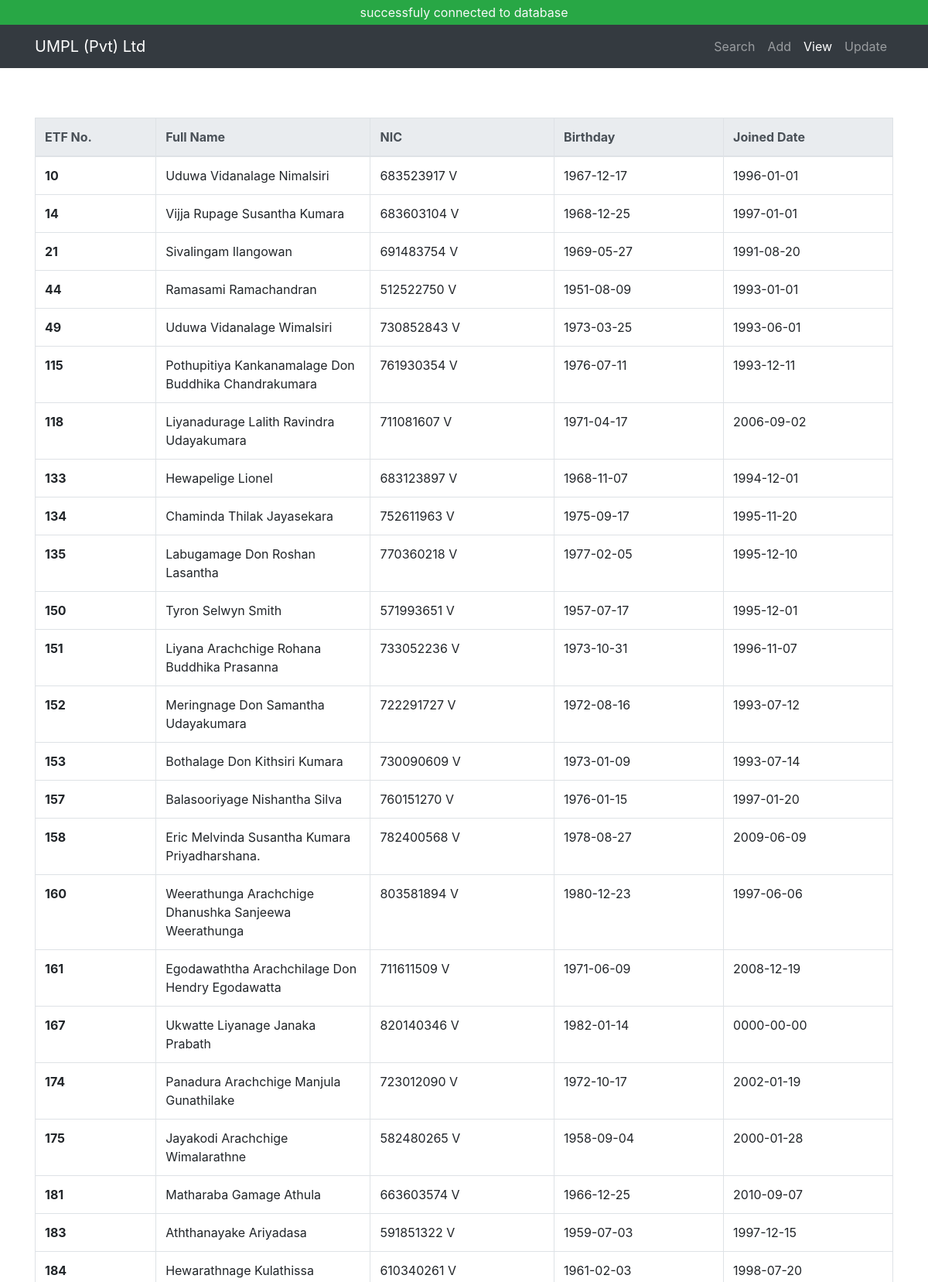
Screenshot of /Old/view.php (signed in, upper part) with the database file from the repository.
### tables this page shows
CREATE TABLE IF NOT EXISTS `employee` (
  `id` int(11) NOT NULL AUTO_INCREMENT,
  `etf_no` int(3) NOT NULL,
  `name` varchar(150) NOT NULL,
  `p_address` varchar(300) NOT NULL,
  `t_address` varchar(300) NOT NULL,
  `nic` varchar(15) NOT NULL,
  `birthday` date DEFAULT NULL,
  `join_date` date DEFAULT NULL,
  `left_date` date DEFAULT NULL,
  PRIMARY KEY (`id`)
);

### Old/view.php (the view, shortened to what this page needs)
<!DOCTYPE html>
<html>
<head>
<link href="css/bootstrap.min.css" rel="stylesheet">
<link href="css/typeaheadjs.css" rel="stylesheet">
</head>
<body>
<?php
	global $connection;
	if($connection) {
	echo '<div class="bg-success text-light pt-1 pb-1 text-center">successfuly connected to database</div>';
	} else {
	echo '<div class="bg-danger text-light pt-1 pb-1 text-center">failed to connect to database</div>';
	}
    ?>
<nav class="navbar navbar-expand-md navbar-dark bg-dark bg-faded">
	<div class="container">
		<a class="navbar-brand" href="#">UMPL (Pvt) Ltd</a>
		<div class="collapse navbar-collapse" id="navbar">
			<ul class="nav navbar-nav ml-auto">
				<li class="nav-item"><a class="nav-link" href="index.php">Search</a></li>
				<li class="nav-item"><a class="nav-link" href="add.php">Add</a></li>
				<li class="nav-item active"><a class="nav-link" href="view.php">View</a></li>
				<li class="nav-item"><a class="nav-link" href="edit.php">Update</a></li>
			</ul>
		</div>
	</div>
</nav>
<div class="container my-5 pt-3">
<?php
global $connection;
$result = mysqli_query($connection,"SELECT * FROM `employee` ORDER BY etf_no");
echo "
	<table class='table table-hover table-bordered'>
  	<thead class='thead-light'>
    <tr>
      <th scope='col'>ETF No.</th>
      <th scope='col'>Full Name</th>
      <th scope='col'>NIC</th>
      <th scope='col'>Birthday</th>
      <th scope='col'>Joined Date</th>
    </tr>
  	</thead>
  	<tbody>";
while($row = mysqli_fetch_array($result))
{
echo "<tr>";
echo "<th scope='row'>" . $row['etf_no'] . "</th>";
echo "<td class='w-25'>" . $row['name'] . "</td>";
echo "<td>" . $row['nic'] . " V</td>";
echo "<td>" . $row['birthday'] . "</td>";
echo "<td>" . $row['join_date'] . "</td>";
echo "</tr>";
}
echo "  </tbody></table>";
?>
</div>
</body>
</html>

### rows the page displays
employee: etf_no "10", name "Uduwa Vidanalage Nimalsiri", nic "683523917", birthday "1967-12-17", join_date "1996-01-01"
employee: etf_no "14", name "Vijja Rupage Susantha Kumara", nic "683603104", birthday "1968-12-25", join_date "1997-01-01"
employee: etf_no "21", name "Sivalingam Ilangowan", nic "691483754", birthday "1969-05-27", join_date "1991-08-20"
employee: etf_no "44", name "Ramasami Ramachandran", nic "512522750", birthday "1951-08-09", join_date "1993-01-01"
employee: etf_no "49", name "Uduwa Vidanalage Wimalsiri", nic "730852843", birthday "1973-03-25", join_date "1993-06-01"
employee: etf_no "115", name "Pothupitiya Kankanamalage Don Buddhika Chandrakumara", nic "761930354", birthday "1976-07-11", join_date "1993-12-11"
employee: etf_no "118", name "Liyanadurage Lalith Ravindra Udayakumara", nic "711081607", birthday "1971-04-17", join_date "2006-09-02"
employee: etf_no "133", name "Hewapelige Lionel", nic "683123897", birthday "1968-11-07", join_date "1994-12-01"
employee: etf_no "134", name "Chaminda Thilak Jayasekara", nic "752611963", birthday "1975-09-17", join_date "1995-11-20"
employee: etf_no "135", name "Labugamage Don Roshan Lasantha", nic "770360218", birthday "1977-02-05", join_date "1995-12-10"
employee: etf_no "150", name "Tyron Selwyn Smith", nic "571993651", birthday "1957-07-17", join_date "1995-12-01"
employee: etf_no "151", name "Liyana Arachchige Rohana Buddhika Prasanna", nic "733052236", birthday "1973-10-31", join_date "1996-11-07"
employee: etf_no "152", name "Meringnage Don Samantha Udayakumara", nic "722291727", birthday "1972-08-16", join_date "1993-07-12"
employee: etf_no "153", name "Bothalage Don Kithsiri Kumara", nic "730090609", birthday "1973-01-09", join_date "1993-07-14"
employee: etf_no "157", name "Balasooriyage Nishantha Silva", nic "760151270", birthday "1976-01-15", join_date "1997-01-20"
employee: etf_no "158", name "Eric Melvinda Susantha Kumara Priyadharshana.", nic "782400568", birthday "1978-08-27", join_date "2009-06-09"
employee: etf_no "160", name "Weerathunga Arachchige Dhanushka Sanjeewa Weerathunga", nic "803581894", birthday "1980-12-23", join_date "1997-06-06"
employee: etf_no "161", name "Egodawaththa Arachchilage Don Hendry Egodawatta", nic "711611509", birthday "1971-06-09", join_date "2008-12-19"
employee: etf_no "167", name "Ukwatte Liyanage Janaka Prabath", nic "820140346", birthday "1982-01-14", join_date "0000-00-00"
employee: etf_no "174", name "Panadura Arachchige Manjula Gunathilake", nic "723012090", birthday "1972-10-17", join_date "2002-01-19"
employee: etf_no "175", name "Jayakodi Arachchige Wimalarathne", nic "582480265", birthday "1958-09-04", join_date "2000-01-28"
employee: etf_no "181", name "Matharaba Gamage Athula", nic "663603574", birthday "1966-12-25", join_date "2010-09-07"
employee: etf_no "183", name "Aththanayake Ariyadasa", nic "591851322", birthday "1959-07-03", join_date "1997-12-15"
employee: etf_no "184", name "Hewarathnage Kulathissa", nic "610340261", birthday "1961-02-03", join_date "1998-07-20"
